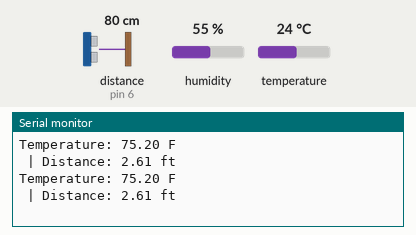
The sketch below on a simulated Arduino Uno, built with avr-gcc and run on an emulated ATmega328P. Shown: the last lines printed to the serial monitor. Wiring (inferred from the names in the program): ultrasonic range finder: trigger pin 4; echo pin 6. The test bench sets the inputs (shaded band); at power-on: distance to the obstacle (sensor on pin 6) 80 cm, humidity 55 %, temperature 24 °C. The echo pulse lasts 58.3 µs per cm.

Above: at 4.8 s.
4.9 s: distance to the obstacle (sensor on pin 6) set to 2 cm
At 8.8 s:
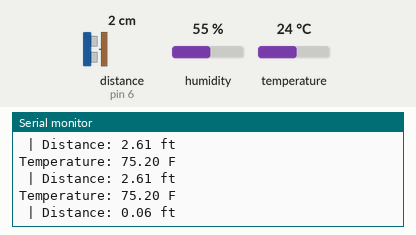
9.9 s: humidity set to 68 %
At 13.3 s:
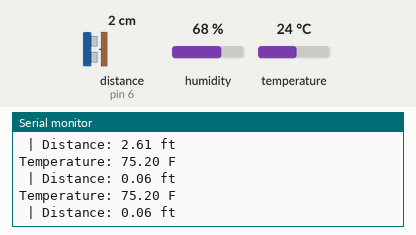
14.9 s: temperature set to 12 °C
At 17.8 s:
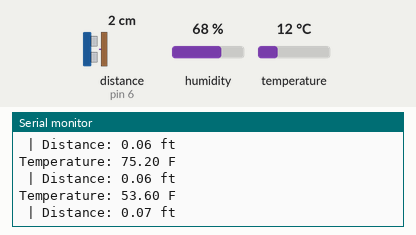
19.9 s: distance to the obstacle (sensor on pin 6) set to 4 cm
At 21.1 s:
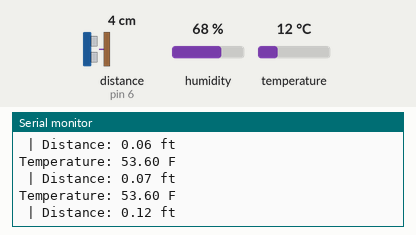
24.9 s: temperature set to 19 °C
At 30.0 s:
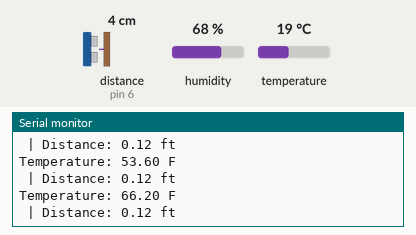
Timing chart, 0 to 30.9 s (numbered marks = the images above; inputs shaded):
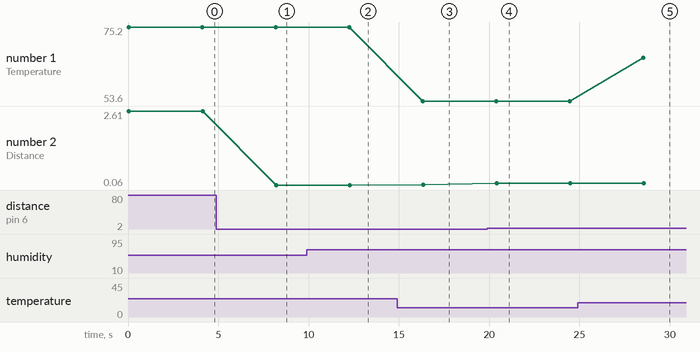

The sketch:

Temp_Source.ino
```cpp
#include "DHT.h"
#include "SoftwareSerial.h"

#define DHTPIN 13
#define DHTTYPE DHT11

SoftwareSerial bt(10,11);

DHT dht(DHTPIN, DHTTYPE);
const int trigPin = 4;
const int echoPin = 6;

float duration, distance;

void setup() {
  // put your setup code here, to run once:
  pinMode(trigPin, OUTPUT);
  pinMode(echoPin, INPUT);
  Serial.begin(9600);
  bt.begin(9600);
  dht.begin();


}

void loop() {
  // put your main code here, to run repeatedly:

   digitalWrite(trigPin, LOW);
   delayMicroseconds(2);
   digitalWrite(trigPin, HIGH);
   delayMicroseconds(10);
   digitalWrite(trigPin, LOW);

   duration = pulseIn(echoPin, HIGH);
   distance = (duration * .001125) / 2;

  float t = dht.readTemperature();
  float fahrenheit = t * 1.8 + 32;


  Serial.print("Temperature: ");
  Serial.print(fahrenheit);
  Serial.println(" F   ");
  Serial.print(" | Distance: ");
  Serial.print(distance);
  Serial.print(" ft");
  Serial.print("\n");

  bt.print("Temperature: ");
  bt.print(fahrenheit);
  bt.print(" F   ");
  bt.print(" | Distance: ");
  bt.print(distance);
  bt.print(" ft");
  bt.print("\n");


  delay(4000);

}
```

Measured:
- after the input at 4.9 s, the serial monitor: prints a new line after 3.3 s (image 1)
- after the input at 14.9 s, the serial monitor: prints a new line after 1.4 s (image 3)
- after the input at 19.9 s, the serial monitor: prints a new line after 0.52 s (image 4)
- after the input at 24.9 s, the serial monitor: prints a new line after 3.6 s (image 5)
- plotted number 1: 75.2 → 53.6 after the input at 14.9 s, 53.6 → 66.2 after the input at 24.9 s
- plotted number 2: 2.61 → 0.06 after the input at 4.9 s, 0.07 → 0.12 after the input at 19.9 s
